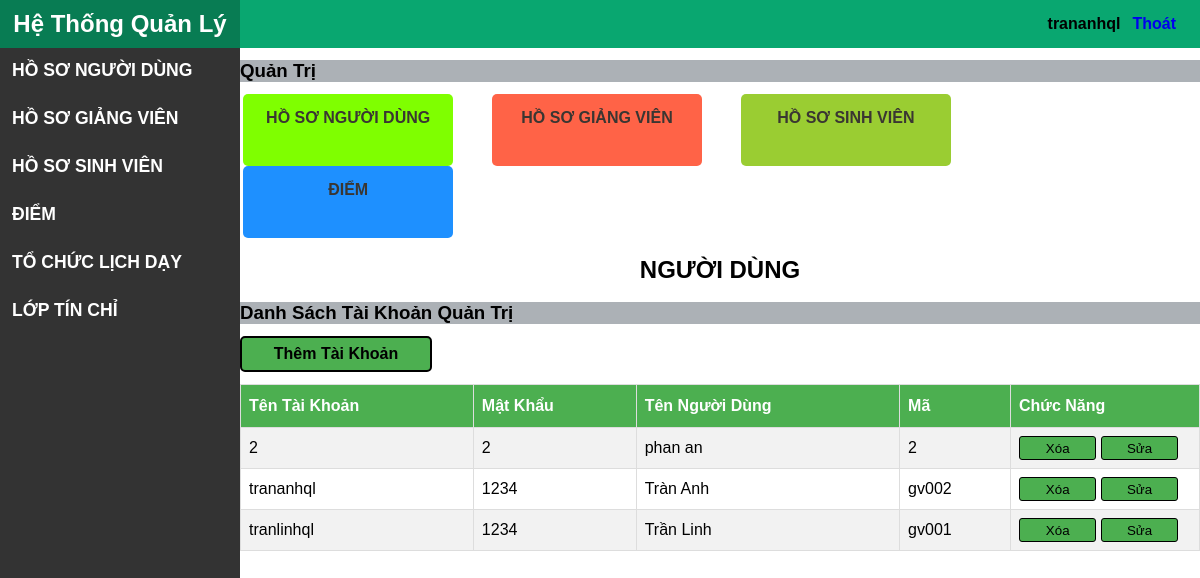
The page /NguoiDung (signed in) on the database as committed earlier.
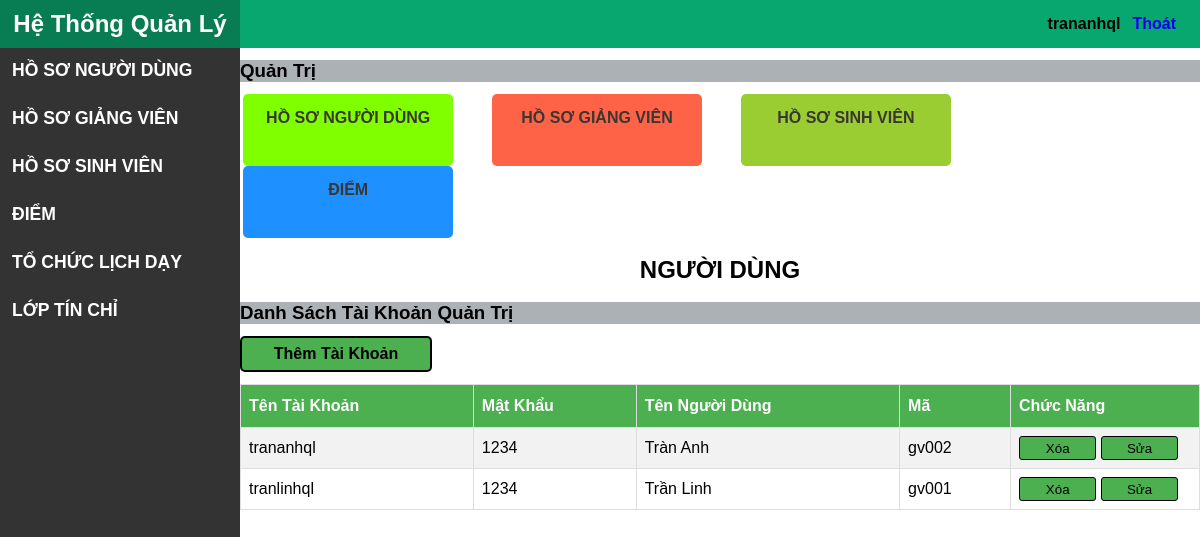
The same page on the database as committed later.
### tables this page shows
CREATE TABLE `userquanly` (
  `tentaikhoan` varchar(100) NOT NULL,
  `matkhau` varchar(100) DEFAULT NULL,
  `magv` varchar(20) DEFAULT NULL
);

CREATE TABLE `giangvien` (
  `magv` varchar(20) NOT NULL,
  `tengv` varchar(100) DEFAULT NULL,
  `gioitinh` bit(1) DEFAULT NULL,
  `ngaysinh` date DEFAULT NULL,
  `quequan` varchar(100) DEFAULT NULL,
  `hocvi` varchar(100) DEFAULT NULL,
  `makhoa` varchar(20) DEFAULT NULL
);

### mvc/core/Controller.php (called while the page is built, shortened)
<?php
class Controller
{
    public function view($view, $data = [])
    {
        require_once "./mvc/views/" . $view . ".php";
    }
}

### mvc/controllers/NguoiDung.php (called while the page is built, shortened)
<?php
class NguoiDung extends Controller
{
    public function SayHi()
    {
        $daoDangNhapQuanLy=$this->model("DaoDangNhapQuanLy");
        $arrUserQuanTri = $daoDangNhapQuanLy->layDanhSachUserQuanTriVaTenNguoiDung();
        $this->view("LayoutQuanTri", ["page" => "NDQTXem", "css" => "NDQTXem", "arrUserQuanTri" => $arrUserQuanTri]);
    }
}

### mvc/core/App.php (called while the page is built, shortened)
<?php
class App
{
   protected $action = "SayHi";
   protected $params = [];
   function __construct()
   {
      $arr = $this->UrlProcess();
      $this->controller=new $this->controller;
      unset($arr[0]);
      unset($arr[1]);
      if (isset($arr)) {
         $this->params = $arr;
      } else {
         $this->params = [];
      }
      call_user_func_array([$this->controller,$this->action],$this->params);
   }
   function UrlProcess()
   {
      if (isset($_GET['url'])) {
         return explode('/', filter_var(trim($_GET['url'], '/')));
      }
   }
}

### index.php (called while the page is built, shortened)
<?php
$myApp = new App();

### mvc/core/DB.php (called while the page is built, shortened)
<?php
class DB
{
    protected $serverName = "localhost";
    protected $userName = "root";
    protected $password = "";
    function __construct()
    {
        $this->conn=mysqli_connect($this->serverName,$this->userName,$this->password);
     }
}

### mvc/models/DaoDangNhapQuanLy.php (called while the page is built, shortened)
<?php
class DaoDangNhapQuanLy extends DB
{
    public function layDanhSachUserQuanTriVaTenNguoiDung()
    {
        $array = [];
        $sql = "SELECT UQL.tentaikhoan,UQL.matkhau,UQL.magv,GV.tengv FROM userquanly AS UQL JOIN giangvien AS GV ON UQL.magv=GV.magv";
        $result = mysqli_query($this->conn, $sql);
        while ($row = mysqli_fetch_assoc($result)) {
            $array[] = $row;
        }
        return $array;
    }
}

### mvc/views/pages/NDQTXem.php (the view)
<div class="content-main">
    <h2>NGƯỜI DÙNG</h2>
    <h3>Danh Sách Tài Khoản Quản Trị</h3>
    <a href="NguoiDung/ThemUserQuanTri"><button id="btnThem">Thêm Tài Khoản</button></a>
    <table id="customers">
        <tr>
            <th>Tên Tài Khoản</th>
            <th>Mật Khẩu</th>
            <th>Tên Người Dùng</th>
            <th>Mã</th>
            <th>Chức Năng</th>
        </tr>
        <?php
        $dem = count($data["arrUserQuanTri"]);
        for ($i = 0; $i < $dem; $i++) {
            echo '<tr>
            <td>'.$data["arrUserQuanTri"][$i]["tentaikhoan"].'</td>
            <td>'.$data["arrUserQuanTri"][$i]["matkhau"].'</td>
            <td>'.$data["arrUserQuanTri"][$i]["tengv"].'</td>
            <td>'.$data["arrUserQuanTri"][$i]["magv"].'</td>
            <td>
                <a href="NguoiDung/XoaUserQuanTri/'.$data["arrUserQuanTri"][$i]["tentaikhoan"].'" ><button class="btn">Xóa</button></a>
                <a href="NguoiDung/SuaUserQuanTri/'.$data["arrUserQuanTri"][$i]["tentaikhoan"].'" ><button class="btn">Sửa</button></a>
            </td>
        </tr>';
        }
        ?>
    </table>
</div>

Rows that differ between the two databases and show on the page:
removed userquanly: tentaikhoan "2", matkhau "2", magv.tengv "phan an", magv "2"
